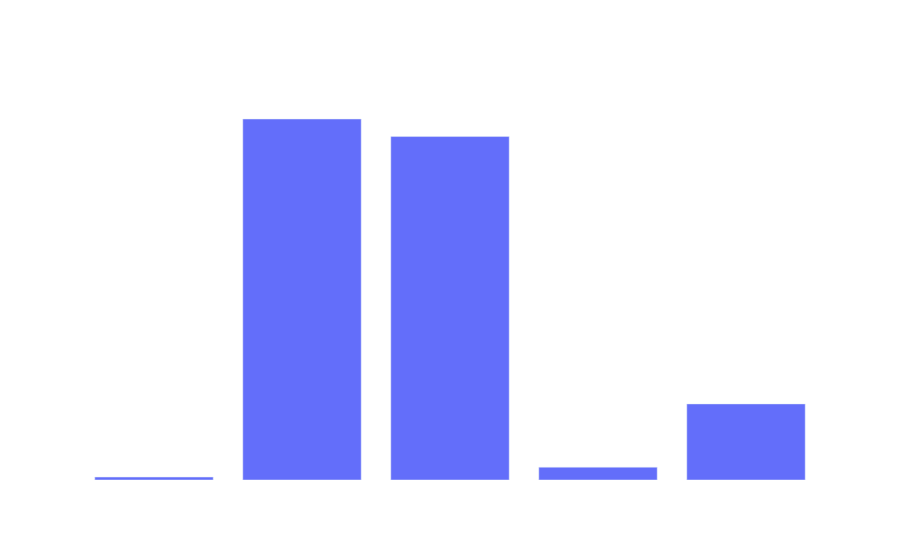

Write notebook code for a chart like this one.
### Code cell
fig = px.bar(
    pitt,
    x="sg_disposition",
    y="perc",
    labels={"sg_range": "sentencing range"},
    title = 'Richmond County')
    
fig.update_layout(
    paper_bgcolor="rgba(0,0,0,0)",
    plot_bgcolor="rgba(0,0,0,0)",
    xaxis=dict(showgrid=False),
    yaxis=dict(showgrid=False),
    font_color="white"
)
fig.show()

### Figure 1 — Plotly figure (JSON) as saved in the notebook; plotly's stock layout.template omitted (floating-point values rounded to 4 significant figures)
{"data": [{"alignmentgroup": "True", "hovertemplate": "sg_disposition=%{x}<br>perc=%{y}<extra></extra>", "legendgroup": "", "marker": {"color": "#636efa", "pattern": {"shape": ""}}, "name": "", "offsetgroup": "", "orientation": "v", "showlegend": false, "textposition": "auto", "x": ["< Minimum", "Mitigated", "Presumptive", "Aggravated", "> Maximum"], "xaxis": "x", "y": [0.003675, 0.4534, 0.4313, 0.01608, 0.09554], "yaxis": "y", "type": "bar"}], "layout": {"xaxis": {"anchor": "y", "domain": [0, 1], "title": {"text": "sg_disposition"}, "showgrid": false}, "yaxis": {"anchor": "x", "domain": [0, 1], "title": {"text": "perc"}, "showgrid": false}, "legend": {"tracegroupgap": 0}, "title": {"text": "Richmond County"}, "barmode": "relative", "font": {"color": "white"}, "paper_bgcolor": "rgba(0,0,0,0)", "plot_bgcolor": "rgba(0,0,0,0)"}}
